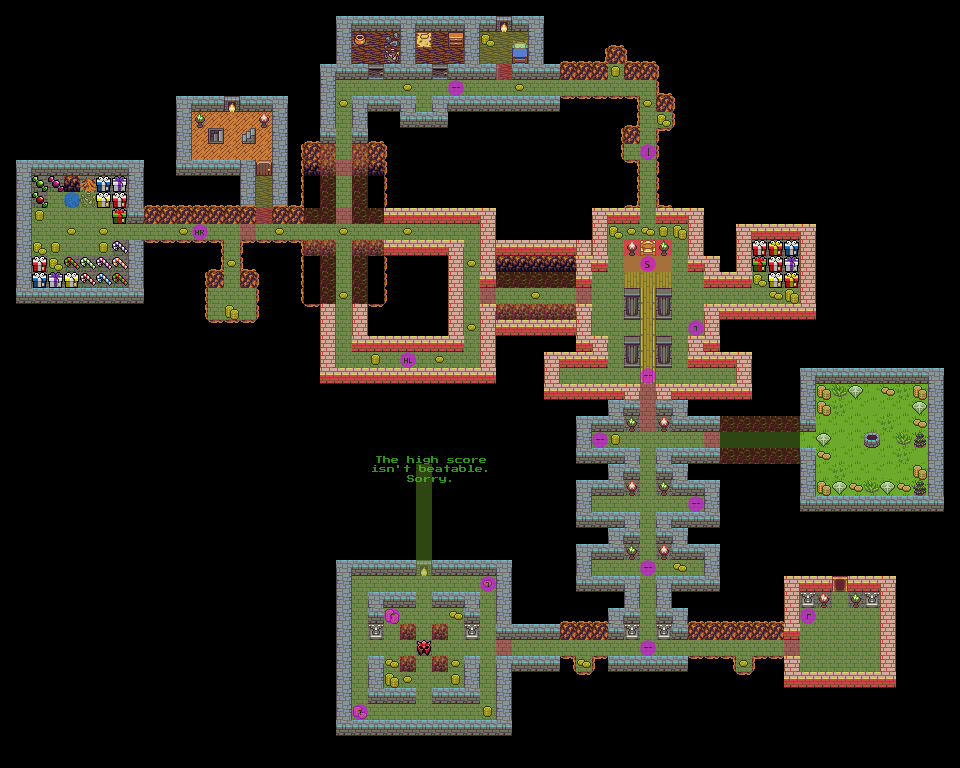

This is a level from a 2D game, rendered from its Tiled map with the project's own tilesets. A one-line summary and the map file follow, with tile-layer data summarised:
An orthogonal 60x48 tile map with 16x16 px tiles, 4 tile layers (map, props, walkable, entities), 5 tilesets.

<map version="1.10" tiledversion="1.10.2" orientation="orthogonal" renderorder="right-down" width="60" height="48" tilewidth="16" tileheight="16" infinite="0" nextlayerid="8" nextobjectid="1">
 <tileset firstgid="1" name="tiles" tilewidth="16" tileheight="16" tilecount="120" columns="8">
  <image source="basictiles.png" width="128" height="240" />
 </tileset>
 <tileset firstgid="121" name="things" tilewidth="16" tileheight="16" tilecount="96" columns="12">
  <image source="things.png" width="192" height="128" />
 </tileset>
 <tileset firstgid="217" name="kyrise" tilewidth="16" tileheight="16" tilecount="304" columns="16">
  <image source="kyrise.png" width="256" height="304" />
 </tileset>
 <tileset firstgid="521" name="characters" tilewidth="16" tileheight="16" tilecount="96" columns="12">
  <image source="characters.png" width="192" height="128" />
 </tileset>
 <tileset firstgid="617" name="entities" tilewidth="16" tileheight="16" tilecount="100" columns="10">
  <image source="entities.png" width="160" height="160" />
 </tileset>
 <layer id="1" name="map" width="60" height="48">
  <data>[2880 cells, 1639 non-empty, 53 distinct tile ids]</data>
 </layer>
 <layer id="3" name="props" width="60" height="48">
  <data>[2880 cells, 151 non-empty, 53 distinct tile ids]</data>
 </layer>
 <layer id="6" name="walkable" width="60" height="48" opacity="0.42">
  <data>[2880 cells, 429 non-empty, 4 distinct tile ids]</data>
 </layer>
 <layer id="7" name="entities" width="60" height="48" opacity="0.58">
  <data>[2880 cells, 16 non-empty, 8 distinct tile ids]</data>
 </layer>
</map>
